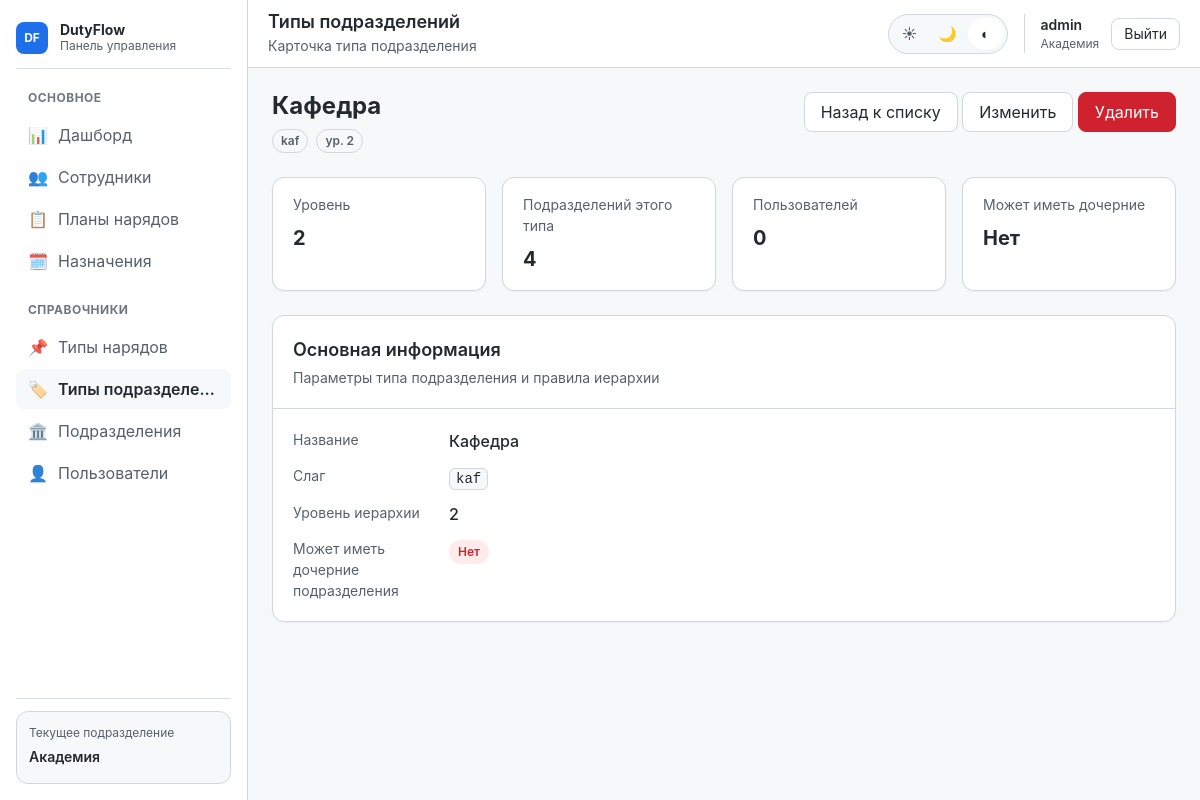
/unit-types/3/ (signed in), run on an earlier commit of the app's database.
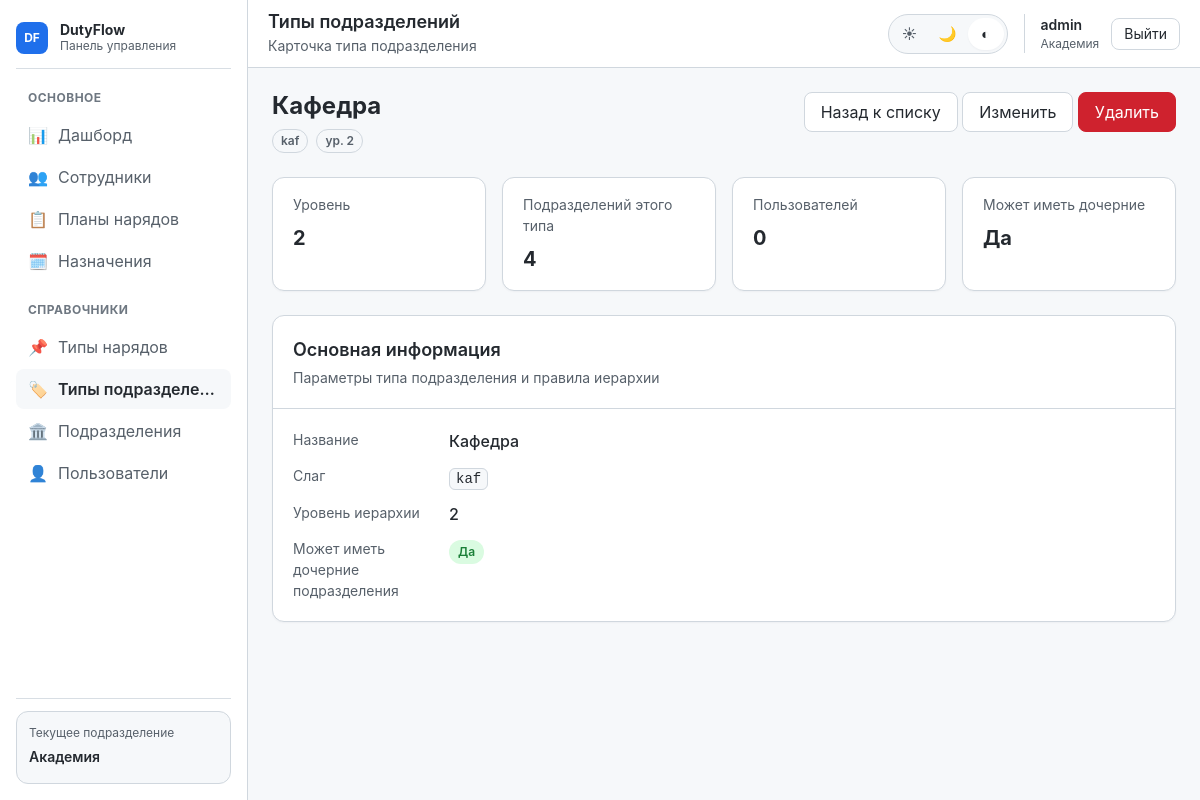
And on a later commit of the database.
### core/views/units/unit_type.py (the view)
@login_required
def unit_type_detail(request, pk):
    if not UnitTypeService.can_manage(request.user):
        messages.error(request, "Доступ только для администраторов")
        return redirect("auth:dashboard")
    unit_type = get_object_or_404(UnitType, pk=pk)
    units_count, users_count = UnitTypeService.get_usage_stats(unit_type)
    return render(request, "app/unit_types/detail.html", {
        "item": unit_type,
        "units_count": units_count,
        "users_count": users_count,
        "active_tab": "unit_types",
        "page_title": "Типы подразделений",
        "page_subtitle": "Карточка типа подразделения",
        "title": unit_type.name,
    })

### core/services/unit_service.py (called while the page is built)
    @staticmethod
    def can_manage(user):
        from users_app.access_service import AccessService
        access = AccessService(user)
        return access.user_level == 0

    @staticmethod
    def get_usage_stats(unit_type):
        units_count = unit_type.units.count()
        users_count = sum(u.users.count() for u in unit_type.units.all())
        return units_count, users_count

### templates/app/unit_types/detail.html (shortened to what this page needs)
{% extends 'app/base_app.html' %}
{% block app_content %}
<section class="page-section">
    <div class="page-header">
        <div class="page-header__main">
            <div class="type-hero">
                <div class="type-hero__main">
                    <h2 class="page-header__title">{{ item.name }}</h2>
                    <div class="type-hero__meta">
                        <span class="badge">{{ item.slug }}</span>
                        <span class="badge">ур. {{ item.level }}</span>
                    </div>
                </div>
            </div>
        </div>
        <div class="page-header__actions">
            <a href="{% url 'unit_type:list' %}" class="button">Назад к списку</a>
            <a href="{% url 'unit_type:edit' item.pk %}" class="button">Изменить</a>
            <a href="{% url 'unit_type:delete' item.pk %}" class="button button--danger">Удалить</a>
        </div>
    </div>
</section>
<section class="page-section">
    <div class="type-summary-grid">
        <article class="summary-card">
            <span class="summary-card__label">Уровень</span>
            <span class="summary-card__value">{{ item.level }}</span>
        </article>
        <article class="summary-card">
            <span class="summary-card__label">Подразделений этого типа</span>
            <span class="summary-card__value">{{ units_count }}</span>
        </article>
        <article class="summary-card">
            <span class="summary-card__label">Пользователей</span>
            <span class="summary-card__value">{{ users_count }}</span>
        </article>
        <article class="summary-card">
            <span class="summary-card__label">Может иметь дочерние</span>
            <span class="summary-card__value">
                {% if item.can_have_children %}Да{% else %}Нет{% endif %}
            </span>
        </article>
    </div>
</section>
<section class="page-section">
    <article class="card">
        <div class="card__header">
            <div>
                <h3 class="card__title">Основная информация</h3>
                <p class="card__subtitle">Параметры типа подразделения и правила иерархии</p>
            </div>
        </div>
        <div class="card__body">
            <div class="details-list">
                <div class="details-list__row">
                    <span class="details-list__label">Название</span>
                    <span class="details-list__value">{{ item.name }}</span>
                </div>
                <div class="details-list__row">
                    <span class="details-list__label">Слаг</span>
                    <span class="details-list__value"><code class="inline-code">{{ item.slug }}</code></span>
                </div>
                <div class="details-list__row">
                    <span class="details-list__label">Уровень иерархии</span>
                    <span class="details-list__value">{{ item.level }}</span>
                </div>
                <div class="details-list__row">
                    <span class="details-list__label">Может иметь дочерние подразделения</span>
                    <span class="details-list__value">
                        {% if item.can_have_children %}
                            <span class="badge badge--success">Да</span>
                        {% else %}
                            <span class="badge badge--danger">Нет</span>
                        {% endif %}
                    </span>
                </div>
            </div>
        </div>
    </article>
</section>
{% endblock %}

What changed in the data, as far as the page shows it:
changed UnitType "Кафедра": can_have_children False → True (drawn)
Also different on the page:
text no longer shown: "Нет Нет"
text now shown: "Да Да"
